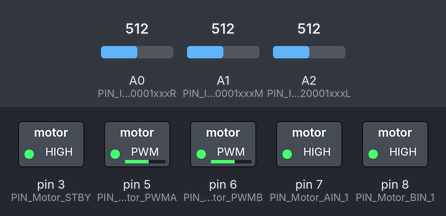
A sketch run on a simulated Arduino Uno, built with avr-gcc and run on an emulated ATmega328P. Shown: switched loads named in the sketch (green lamp = pin HIGH). The inputs (shaded band) are chosen by the test bench; at power-on: A1 (PIN_ITR20001xxxM) = 512, A0 (PIN_ITR20001xxxR) = 512, A2 (PIN_ITR20001xxxL) = 512.

Above: at 1.2 s.
1.3 s: A1 (PIN_ITR20001xxxM) set to 489
At 1.9 s:
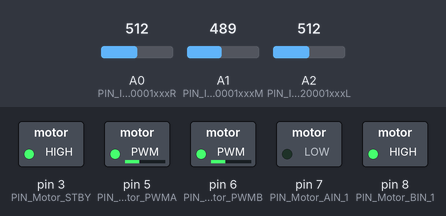
Timing chart, 0 to 4.3 s (numbered marks = the images above; inputs shaded):
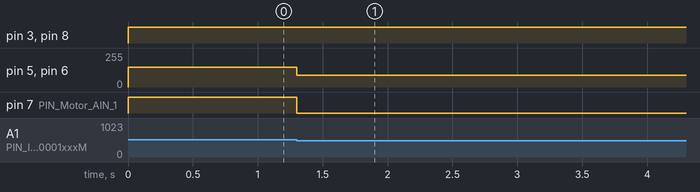

Measured:
- the behaviour switches between 501 and 500 on A1 (PIN_ITR20001xxxM) (found by bisection; images 0 and 1)
- after the input at 1.3 s, pin 5 (PIN_Motor_PWMA), pin 6 (PIN_Motor_PWMB): 150/255 → 90/255 at once; pin 7 (PIN_Motor_AIN_1): HIGH → LOW at once

The sketch:

Monkeys_RobotCode_2023.ino
```cpp
#include <avr/wdt.h>
#include "DeviceDriverSet_xxx0_MotorControl.h"
#include "ApplicationFunctionSet_xxx0_MotorControl.cpp"
#include "DeviceDriverSet_xxx0_LineTracking.h"

DeviceDriverSet_Motor AppMotor;
Application_xxx Application_SmartRobotCarxxx0;
DeviceDriverSet_ITR20001 AppITR20001;
int SPEED = 90, ON = 500; //constants for speed and value that determines whether or not the robot is on the line
bool isBoost = true; //used for boost to prevent driving off of the line

void setup() {
  // put your setup code here, to run once:
  AppMotor.DeviceDriverSet_Motor_Init();
  Serial.begin(9600);  // Establish a data transfer rate
  AppITR20001.DeviceDriverSet_ITR20001_Init();  // Set the Line Tracking Module to its corresponding pins
}

void loop() {
  // put your main code here, to run repeatedly:
  if (getMiddle() > ON){ //if the robot is on the line
    if (isBoost && getLeft() < 100 && getRight < 100){ //goes max speed if the robot is traveling straight
      go("F", 255);
      delay(50);
      isBoost = false;
    }
    go("F", SPEED + 60); //resumes "normal" speed
  }
  else if (getRight() > ON){
    while (getRight() > ON){ //turns right until robot is back on the line
      go("R", SPEED);
    }
    isBoost = true;
  }
  else if (getLeft() > ON){
    while(getLeft() > ON){ //turns left until robot is back on the line
      go("L", SPEED);
    }
    isBoost = true;
  }
}

void go(String direction, int speed){ //turning these functions into english because it makes my life easier
  //this extensive chain of if statements assigns the direction based on the string that is passed
  if (direction.equalsIgnoreCase("F")){
    Application_SmartRobotCarxxx0.Motion_Control = 0;
  }
  else if (direction.equalsIgnoreCase("B")){
    Application_SmartRobotCarxxx0.Motion_Control = 1;
  }
  else if (direction.equalsIgnoreCase("L")){
    Application_SmartRobotCarxxx0.Motion_Control = 2;
  }
  else if (direction.equalsIgnoreCase("R")){
    Application_SmartRobotCarxxx0.Motion_Control = 3;
  }
  else if (direction.equalsIgnoreCase("LF")){
    Application_SmartRobotCarxxx0.Motion_Control = 4;
  }
  else if (direction.equalsIgnoreCase("LB")){
    Application_SmartRobotCarxxx0.Motion_Control = 5;
  }
  else if (direction.equalsIgnoreCase("RF")){
     Application_SmartRobotCarxxx0.Motion_Control = 6;
  }
  else if (direction.equalsIgnoreCase("RB")){
    Application_SmartRobotCarxxx0.Motion_Control = 7;
  }
  else{
    Application_SmartRobotCarxxx0.Motion_Control = 8;
  }
  ApplicationFunctionSet_SmartRobotCarMotionControl(Application_SmartRobotCarxxx0.Motion_Control, speed); //makes the robot go in the assigned direction at the assigned speed
}

//returns the values from the left, middle, and right functions, respectively
int getLeft(){
  return AppITR20001.DeviceDriverSet_ITR20001_getAnaloguexxx_L();
}
int getMiddle(){
  return AppITR20001.DeviceDriverSet_ITR20001_getAnaloguexxx_M();
}
int getRight(){
  return AppITR20001.DeviceDriverSet_ITR20001_getAnaloguexxx_R();
}
```

ApplicationFunctionSet_xxx0_MotorControl.cpp
```cpp
#include "DeviceDriverSet_xxx0_MotorControl.h"

extern DeviceDriverSet_Motor AppMotor;

/*运动方向控制序列*/
enum SmartRobotCarMotionControl
{
  Forward,       //(1)
  Backward,      //(2)
  Left,          //(3)
  Right,         //(4)
  LeftForward,   //(5)
  LeftBackward,  //(6)
  RightForward,  //(7)
  RightBackward, //(8)
  stop_it        //(9)
};               //direction方向:（1）、（2）、 （3）、（4）、（5）、（6）

struct Application_xxx
{
  SmartRobotCarMotionControl Motion_Control;
};

extern Application_xxx Application_SmartRobotCarxxx0;

static void ApplicationFunctionSet_SmartRobotCarMotionControl(SmartRobotCarMotionControl direction, uint8_t is_speed)
{
  static uint8_t directionRecord = 0;
  uint8_t Kp, UpperLimit;
  uint8_t speed = is_speed;
  switch (direction)
  {
  case /* constant-expression */
      Forward:
    /* code */
      AppMotor.DeviceDriverSet_Motor_control(/*direction_A*/ direction_just, /*speed_A*/ speed,
                                             /*direction_B*/ direction_just, /*speed_B*/ speed, /*controlED*/ control_enable); //Motor control
    break;
  case /* constant-expression */ Backward:
    /* code */

      AppMotor.DeviceDriverSet_Motor_control(/*direction_A*/ direction_back, /*speed_A*/ speed,
                                             /*direction_B*/ direction_back, /*speed_B*/ speed, /*controlED*/ control_enable); //Motor control
    break;
  case /* constant-expression */ Left:

    AppMotor.DeviceDriverSet_Motor_control(/*direction_A*/ direction_just, /*speed_A*/ speed,
                                           /*direction_B*/ direction_back, /*speed_B*/ speed, /*controlED*/ control_enable); //Motor control
    break;
  case /* constant-expression */ Right:

    AppMotor.DeviceDriverSet_Motor_control(/*direction_A*/ direction_back, /*speed_A*/ speed,
                                           /*direction_B*/ direction_just, /*speed_B*/ speed, /*controlED*/ control_enable); //Motor control
    break;
  case /* constant-expression */ LeftForward:
    /* code */
    AppMotor.DeviceDriverSet_Motor_control(/*direction_A*/ direction_just, /*speed_A*/ speed,
                                           /*direction_B*/ direction_just, /*speed_B*/ speed / 2, /*controlED*/ control_enable); //Motor control
    break;
  case /* constant-expression */ LeftBackward:
    AppMotor.DeviceDriverSet_Motor_control(/*direction_A*/ direction_back, /*speed_A*/ speed,
                                           /*direction_B*/ direction_back, /*speed_B*/ speed / 2, /*controlED*/ control_enable); //Motor control
    break;
  case /* constant-expression */ RightForward:
    AppMotor.DeviceDriverSet_Motor_control(/*direction_A*/ direction_just, /*speed_A*/ speed / 2,
                                           /*direction_B*/ direction_just, /*speed_B*/ speed, /*controlED*/ control_enable); //Motor control
    break;
  case /* constant-expression */ RightBackward:
    AppMotor.DeviceDriverSet_Motor_control(/*direction_A*/ direction_back, /*speed_A*/ speed / 2,
                                           /*direction_B*/ direction_back, /*speed_B*/ speed, /*controlED*/ control_enable); //Motor control
    break;
  case /* constant-expression */ stop_it:
    AppMotor.DeviceDriverSet_Motor_control(/*direction_A*/ direction_void, /*speed_A*/ 0,
                                           /*direction_B*/ direction_void, /*speed_B*/ 0, /*controlED*/ control_enable); //Motor control
    break;
  default:
    break;
  }
}
```

DeviceDriverSet_xxx0_LineTracking.cpp
```cpp
#include "DeviceDriverSet_xxx0_LineTracking.h"

/*ITR20001 Detection*/
bool DeviceDriverSet_ITR20001::DeviceDriverSet_ITR20001_Init(void)
{
  pinMode(PIN_ITR20001xxxL, INPUT);
  pinMode(PIN_ITR20001xxxM, INPUT);
  pinMode(PIN_ITR20001xxxR, INPUT);
  return false;
}
float DeviceDriverSet_ITR20001::DeviceDriverSet_ITR20001_getAnaloguexxx_L(void)
{
  return analogRead(PIN_ITR20001xxxL);
}
float DeviceDriverSet_ITR20001::DeviceDriverSet_ITR20001_getAnaloguexxx_M(void)
{
  return analogRead(PIN_ITR20001xxxM);
}
float DeviceDriverSet_ITR20001::DeviceDriverSet_ITR20001_getAnaloguexxx_R(void)
{
  return analogRead(PIN_ITR20001xxxR);
}
```

DeviceDriverSet_xxx0_LineTracking.h
```cpp
#ifndef _DeviceDriverSet_xxx0_H_LineTracking
#define _DeviceDriverSet_xxx0_H_LineTracking
#include <arduino.h>
/*ITR20001 Detection*/
class DeviceDriverSet_ITR20001
{
public:
  bool DeviceDriverSet_ITR20001_Init(void);
  float DeviceDriverSet_ITR20001_getAnaloguexxx_L(void);
  float DeviceDriverSet_ITR20001_getAnaloguexxx_M(void);
  float DeviceDriverSet_ITR20001_getAnaloguexxx_R(void);
#if _Test_DeviceDriverSet
  void DeviceDriverSet_ITR20001_Test(void);
#endif

private:
//03
// #define PIN_ITR20001xxxL A0
// #define PIN_ITR20001xxxM A1
// #define PIN_ITR20001xxxR A2
//04
#define PIN_ITR20001xxxL A2
#define PIN_ITR20001xxxM A1
#define PIN_ITR20001xxxR A0
};

#endif
```

DeviceDriverSet_xxx0_MotorControl.cpp
```cpp
#include "DeviceDriverSet_xxx0_MotorControl.h"

/*Motor control*/
void DeviceDriverSet_Motor::DeviceDriverSet_Motor_Init(void)
{
  pinMode(PIN_Motor_PWMA, OUTPUT);
  pinMode(PIN_Motor_PWMB, OUTPUT);
  pinMode(PIN_Motor_AIN_1, OUTPUT);
  pinMode(PIN_Motor_BIN_1, OUTPUT);
  pinMode(PIN_Motor_STBY, OUTPUT);
}


void DeviceDriverSet_Motor::DeviceDriverSet_Motor_control(boolean direction_A, uint8_t speed_A, //A组电机参数
                                                          boolean direction_B, uint8_t speed_B, //B组电机参数
                                                          boolean controlED                     //AB使能允许 true
                                                          )                                     //电机控制
{

  if (controlED == control_enable) //使能允许？
  {
    digitalWrite(PIN_Motor_STBY, HIGH);
    { //A...Right

      switch (direction_A) //方向控制
      {
      case direction_just:
        digitalWrite(PIN_Motor_AIN_1, HIGH);
        analogWrite(PIN_Motor_PWMA, speed_A);
        break;
      case direction_back:

        digitalWrite(PIN_Motor_AIN_1, LOW);
        analogWrite(PIN_Motor_PWMA, speed_A);
        break;
      case direction_void:
        analogWrite(PIN_Motor_PWMA, 0);
        digitalWrite(PIN_Motor_STBY, LOW);
        break;
      default:
        analogWrite(PIN_Motor_PWMA, 0);
        digitalWrite(PIN_Motor_STBY, LOW);
        break;
      }
    }

    { //B...Left
      switch (direction_B)
      {
      case direction_just:
        digitalWrite(PIN_Motor_BIN_1, HIGH);

        analogWrite(PIN_Motor_PWMB, speed_B);
        break;
      case direction_back:
        digitalWrite(PIN_Motor_BIN_1, LOW);
        analogWrite(PIN_Motor_PWMB, speed_B);
        break;
      case direction_void:
        analogWrite(PIN_Motor_PWMB, 0);
        digitalWrite(PIN_Motor_STBY, LOW);
        break;
      default:
        analogWrite(PIN_Motor_PWMB, 0);
        digitalWrite(PIN_Motor_STBY, LOW);
        break;
      }
    }
  }
  else
  {
    digitalWrite(PIN_Motor_STBY, LOW);
    return;
  }
}
```

DeviceDriverSet_xxx0_MotorControl.h
```cpp
#ifndef _DeviceDriverSet_xxx0_H_MotorControl
#define _DeviceDriverSet_xxx0_H_MotorControl

#include <arduino.h>

/*Motor*/
class DeviceDriverSet_Motor
{
public:
  void DeviceDriverSet_Motor_Init(void);
#if _Test_DeviceDriverSet
  void DeviceDriverSet_Motor_Test(void);
#endif
  void DeviceDriverSet_Motor_control(boolean direction_A, uint8_t speed_A, //A组电机参数
                                     boolean direction_B, uint8_t speed_B, //B组电机参数
                                     boolean controlED                     //AB使能允许 true
  );                                                                       //电机控制
private:

#define PIN_Motor_PWMA 5
#define PIN_Motor_PWMB 6
#define PIN_Motor_BIN_1 8
#define PIN_Motor_AIN_1 7
#define PIN_Motor_STBY 3

public:
#define speed_Max 255
#define direction_just true
#define direction_back false
#define direction_void 3

#define Duration_enable true
#define Duration_disable false
#define control_enable true
#define control_disable false
};

#endif
```

DeviceDriverSet_xxx0_ServoControl.cpp
```cpp
/*
 * @Author: ELEGOO
 * @Date: 2019-10-22 11:59:09
 * @LastEditTime: 2020-06-12 16:36:20
 * @LastEditors: Changhua
 * @Description: conqueror robot tank
 * @FilePath:
 */
#include "DeviceDriverSet_xxx0_ServoControl.h"
#include <arduino.h>
/*Servo*/

Servo myservo; // create servo object to control a servo
void DeviceDriverSet_Servo::DeviceDriverSet_Servo_Init(unsigned int Position_angle)
{
  myservo.attach(PIN_Servo_z, 500, 2400); //500: 0 degree  2400: 180 degree
  myservo.attach(PIN_Servo_z);
  myservo.write(Position_angle); //sets the servo position according to the 90（middle）
  delay(500);

}
#if _Test_DeviceDriverSet
void DeviceDriverSet_Servo::DeviceDriverSet_Servo_Test(void)
{
  for (;;)
  {
    myservo.attach(PIN_Servo_z);
    myservo.write(180);
    delay(500);
    myservo.write(0);
    delay(500);
  }
}
#endif

/*0.17sec/60degree(4.8v)*/
void DeviceDriverSet_Servo::DeviceDriverSet_Servo_control(unsigned int Position_angle)
{
  myservo.attach(PIN_Servo_z);
  myservo.write(Position_angle);
  delay(450);
  myservo.detach();
}
```

DeviceDriverSet_xxx0_ServoControl.h
```cpp
/*
 * @Author: ELEGOO
 * @Date: 2019-10-22 11:59:09
 * @LastEditTime: 2020-06-12 14:45:27
 * @LastEditors: Changhua
 * @Description: conqueror robot tank
 * @FilePath:
 */
#ifndef _DeviceDriverSet_xxx0_H_ServoControl
#define _DeviceDriverSet_xxx0_H_ServoControl

/*Servo*/
#include <Servo.h>
class DeviceDriverSet_Servo
{
public:
  void DeviceDriverSet_Servo_Init(unsigned int Position_angle);
#if _Test_DeviceDriverSet
  void DeviceDriverSet_Servo_Test(void);
#endif
  void DeviceDriverSet_Servo_control(unsigned int Position_angle);

private:
#define PIN_Servo_z 10
};

#endif
```

DeviceDriverSet_xxx0_UltrasonicSensor.cpp
```cpp
/*
 * @Author: ELEGOO
 * @Date: 2019-10-22 11:59:09
 * @LastEditTime: 2020-06-12 16:36:20
 * @LastEditors: Changhua
 * @Description: conqueror robot tank
 * @FilePath:
 */
#include "DeviceDriverSet_xxx0_UltrasonicSensor.h"

/*ULTRASONIC*/
//#include <NewPing.h>
// NewPing sonar(TRIGGER_PIN, ECHO_PIN, MAX_DISTANCE); // NewPing setup of pins and maximum distance.
void DeviceDriverSet_ULTRASONIC::DeviceDriverSet_ULTRASONIC_Init(void)
{
  pinMode(ECHO_PIN, INPUT); //Ultrasonic module initialization
  pinMode(TRIG_PIN, OUTPUT);
}
/*
void DeviceDriverSet_ULTRASONIC::DeviceDriverSet_ULTRASONIC_Get(uint16_t *ULTRASONIC_Get out)
{
  unsigned int tempda_x = 0;
  digitalWrite(TRIG_PIN, LOW);
  delayMicroseconds(2);
  digitalWrite(TRIG_PIN, HIGH);
  delayMicroseconds(10);
  digitalWrite(TRIG_PIN, LOW);
  tempda_x = ((unsigned int)pulseIn(ECHO_PIN, HIGH) / 58);
  *ULTRASONIC_Get = tempda_x;
  // sonar.ping() / US_ROUNDTRIP_CM; // Send ping, get ping time in microseconds (uS).
}
*/

unsigned int DeviceDriverSet_ULTRASONIC::DeviceDriverSet_ULTRASONIC_Get(void)
{

  unsigned int tempda = 0;
  digitalWrite(TRIG_PIN, LOW);
  delayMicroseconds(2);
  digitalWrite(TRIG_PIN, HIGH);
  delayMicroseconds(10);
  digitalWrite(TRIG_PIN, LOW);
  tempda = ((unsigned int)pulseIn(ECHO_PIN, HIGH) / 58);

  // if (tempda_x > 50)
  // {
  //   tempda_x = 50;
  // }

  // // return tempda;
  // return tempda_x;

return tempda;

}
```

DeviceDriverSet_xxx0_UltrasonicSensor.h
```cpp
/*
 * @Author: ELEGOO
 * @Date: 2019-10-22 11:59:09
 * @LastEditTime: 2020-06-12 14:45:27
 * @LastEditors: Changhua
 * @Description: conqueror robot tank
 * @FilePath:
 */
#ifndef _DeviceDriverSet_xxx0_H_UltrasonicSensor
#define _DeviceDriverSet_xxx0_H_UltrasonicSensor
#include <Arduino.h>
/*ULTRASONIC*/

//#include <NewPing.h>
class DeviceDriverSet_ULTRASONIC
{
public:
  void DeviceDriverSet_ULTRASONIC_Init(void);
  unsigned int DeviceDriverSet_ULTRASONIC_Get(void);
//  void DeviceDriverSet_ULTRASONIC_Get(uint16_t *ULTRASONIC_Get /*out*/);

private:
#define TRIG_PIN 13      // Arduino pin tied to trigger pin on the ultrasonic sensor.
#define ECHO_PIN 12      // Arduino pin tied to echo pin on the ultrasonic sensor.
#define MAX_DISTANCE 200 // Maximum distance we want to ping for (in centimeters). Maximum sensor distance is rated at 400-500cm.
};

#endif
```
